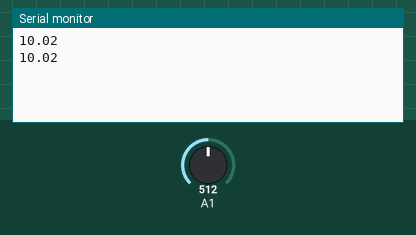
Recording of a sketch running on a simulated Arduino Uno, built with avr-gcc and run on an emulated ATmega328P. On the bench: the last lines printed to the serial monitor. The inputs (shaded band) are chosen by the test bench; at power-on: A1 = 512.

Above: at 2.8 s.
2.9 s: A1 set to 1015
At 3.8 s:
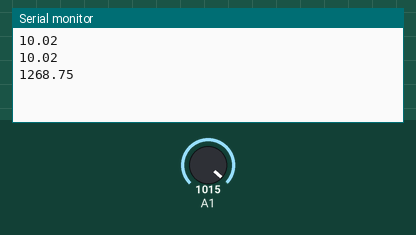
4.4 s: A1 set to 1023
At 5.8 s:
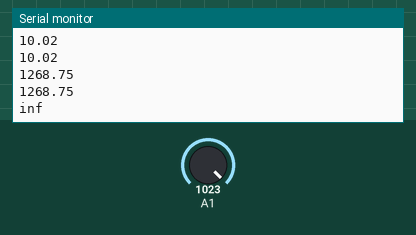

The sketch:

servo_rc_car_data.ino
```cpp
unsigned long lastMillis = 0;

void setup()
{
  Serial.begin(9600);
}

void loop()
{
  unsigned long currentMillis = millis();
  float R1 = 10;
  float R2 = 0;
  float Vin = 5.0;

  // only run every 1 second
  if (currentMillis - lastMillis >= 1000)
  {
    lastMillis = currentMillis;
    int raw = analogRead(A1);            // number from 0 to 1023
    float Vout = (5.0 / 1023.0) * raw;   // voltage after the resistor
    float buffer = (Vin / Vout) - 1;     // difference in voltages before and after the resistors
    R2 = (R1 / buffer);                  // resistance (ohms) of R2
    Serial.println(R2);
  }
}
```

Measured:
- the behaviour switches between 1022 and 1023 on A1 (found by bisection; images 1 and 2)
- after the input at 2.9 s, the serial monitor: prints a new line after 0.10 s (image 1)
- after the input at 4.4 s, the serial monitor: prints a new line after 0.60 s (image 2)
